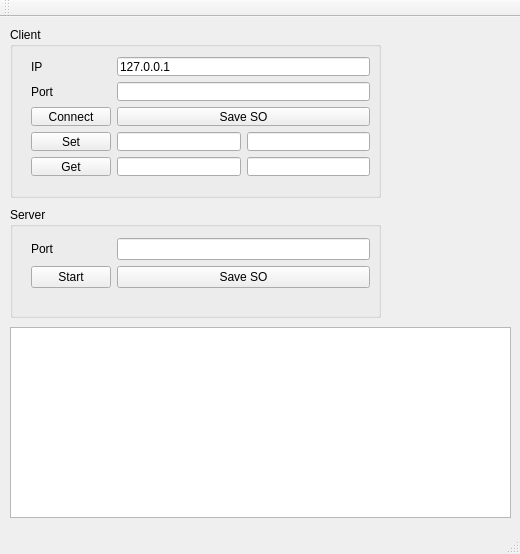
<?xml version="1.0" encoding="UTF-8"?>
<ui version="4.0">
 <class>MainWindow</class>
 <widget class="QMainWindow" name="MainWindow">
  <property name="geometry">
   <rect>
    <x>0</x>
    <y>0</y>
    <width>520</width>
    <height>554</height>
   </rect>
  </property>
  <property name="windowTitle">
   <string>MainWindow</string>
  </property>
  <widget class="QWidget" name="centralWidget">
   <widget class="QGroupBox" name="groupBox">
    <property name="geometry">
     <rect>
      <x>10</x>
      <y>10</y>
      <width>371</width>
      <height>171</height>
     </rect>
    </property>
    <property name="title">
     <string>Client</string>
    </property>
    <widget class="QWidget" name="formLayoutWidget">
     <property name="geometry">
      <rect>
       <x>10</x>
       <y>19</y>
       <width>361</width>
       <height>141</height>
      </rect>
     </property>
     <layout class="QFormLayout" name="formLayout">
      <item row="0" column="0">
       <widget class="QLabel" name="label">
        <property name="text">
         <string>IP</string>
        </property>
       </widget>
      </item>
      <item row="0" column="1">
       <widget class="QLineEdit" name="client_ip">
        <property name="text">
         <string>127.0.0.1</string>
        </property>
       </widget>
      </item>
      <item row="1" column="0">
       <widget class="QLabel" name="label_2">
        <property name="text">
         <string>Port</string>
        </property>
       </widget>
      </item>
      <item row="1" column="1">
       <widget class="QLineEdit" name="client_port"/>
      </item>
      <item row="2" column="0">
       <widget class="QPushButton" name="client_btn_connect">
        <property name="text">
         <string>Connect</string>
        </property>
       </widget>
      </item>
      <item row="2" column="1">
       <widget class="QPushButton" name="client_btn_save">
        <property name="text">
         <string>Save SO</string>
        </property>
       </widget>
      </item>
      <item row="3" column="0">
       <widget class="QPushButton" name="client_btn_set">
        <property name="text">
         <string>Set</string>
        </property>
       </widget>
      </item>
      <item row="4" column="0">
       <widget class="QPushButton" name="client_btn_get">
        <property name="text">
         <string>Get</string>
        </property>
       </widget>
      </item>
      <item row="3" column="1">
       <layout class="QHBoxLayout" name="horizontalLayout">
        <item>
         <widget class="QLineEdit" name="client_set_key"/>
        </item>
        <item>
         <widget class="QLineEdit" name="client_set_value"/>
        </item>
       </layout>
      </item>
      <item row="4" column="1">
       <layout class="QHBoxLayout" name="horizontalLayout_2">
        <item>
         <widget class="QLineEdit" name="client_get_key"/>
        </item>
        <item>
         <widget class="QLineEdit" name="client_get_value"/>
        </item>
       </layout>
      </item>
     </layout>
    </widget>
   </widget>
   <widget class="QGroupBox" name="groupBox_2">
    <property name="geometry">
     <rect>
      <x>10</x>
      <y>190</y>
      <width>371</width>
      <height>111</height>
     </rect>
    </property>
    <property name="title">
     <string>Server</string>
    </property>
    <widget class="QWidget" name="formLayoutWidget_2">
     <property name="geometry">
      <rect>
       <x>10</x>
       <y>20</y>
       <width>361</width>
       <height>81</height>
      </rect>
     </property>
     <layout class="QFormLayout" name="formLayout_2">
      <item row="3" column="0">
       <widget class="QLabel" name="label_4">
        <property name="text">
         <string>Port</string>
        </property>
       </widget>
      </item>
      <item row="3" column="1">
       <widget class="QLineEdit" name="server_port"/>
      </item>
      <item row="4" column="0">
       <widget class="QPushButton" name="server_btn_start">
        <property name="text">
         <string>Start</string>
        </property>
       </widget>
      </item>
      <item row="4" column="1">
       <widget class="QPushButton" name="server_btn_save">
        <property name="text">
         <string>Save SO</string>
        </property>
       </widget>
      </item>
     </layout>
    </widget>
   </widget>
   <widget class="QTextEdit" name="txtlog">
    <property name="geometry">
     <rect>
      <x>10</x>
      <y>310</y>
      <width>501</width>
      <height>191</height>
     </rect>
    </property>
   </widget>
  </widget>
  <widget class="QMenuBar" name="menuBar">
   <property name="geometry">
    <rect>
     <x>0</x>
     <y>0</y>
     <width>520</width>
     <height>21</height>
    </rect>
   </property>
  </widget>
  <widget class="QToolBar" name="mainToolBar">
   <attribute name="toolBarArea">
    <enum>TopToolBarArea</enum>
   </attribute>
   <attribute name="toolBarBreak">
    <bool>false</bool>
   </attribute>
  </widget>
  <widget class="QStatusBar" name="statusBar"/>
 </widget>
 <layoutdefault spacing="6" margin="11"/>
 <resources/>
 <connections/>
</ui>
